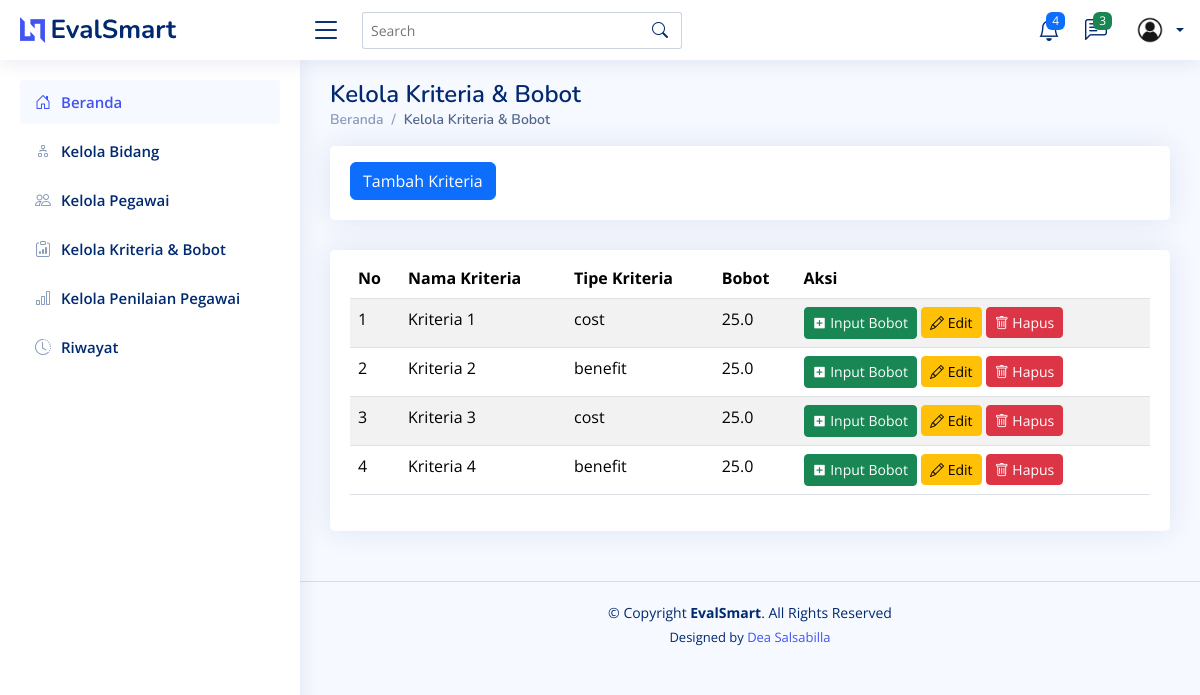
/kriteria/, run on the app's committed database.
### testing/models.py (models this page shows, shortened)
class Kriteria(models.Model):
    TIPE_CHOICES = [
        ('benefit', 'Benefit'),
        ('cost', 'Cost'),
    ]
    id = models.AutoField(primary_key=True)  # ID otomatis
    nama = models.CharField(max_length=100)  # Nama kriteria
    bobot = models.FloatField(default=0, null=False, blank=False)  # Bobot, default 0
    tipe = models.CharField(max_length=10, choices=TIPE_CHOICES, default='benefit')  # Tipe kriteria (Benefit/Cost)
    class Meta:
        verbose_name_plural = "Kriteria"
        ordering = ['nama']  # Urutkan berdasarkan nama secara default

### testing/views.py (the view)
# urls.py: path("kriteria/", views.kriteria, name="kriteria"),
def kriteria(request):
    kriterias = Kriteria.objects.all()
    return render(request, 'kriteria.html', {'kriterias' : kriterias})

### testing/templates/kriteria.html (shortened to what this page needs)
<!DOCTYPE html>
<html lang="en">
  <head>
    {% load static %}
    <link href="{% static 'assets/vendor/bootstrap/css/bootstrap.min.css' %}" rel="stylesheet" />
    <link href="{% static 'assets/vendor/bootstrap-icons/bootstrap-icons.css' %}" rel="stylesheet" />
    <link href="{% static 'assets/vendor/boxicons/css/boxicons.min.css' %}" rel="stylesheet" />
    <link href="{% static 'assets/vendor/quill/quill.snow.css' %}" rel="stylesheet" />
    <link href="{% static 'assets/vendor/quill/quill.bubble.css' %}" rel="stylesheet" />
    <link href="{% static 'assets/vendor/remixicon/remixicon.css' %}" rel="stylesheet" />
    <link href="{% static 'assets/vendor/simple-datatables/style.css' %}" rel="stylesheet" />
    <link href="{% static 'assets/css/style.css' %}" rel="stylesheet" />
  </head>
  <body>
    {% include 'partials/header.html' %}
    {% include 'partials/sidebar.html' %}
    <main id="main" class="main">
      <div class="pagetitle">
        <h1>Kelola Kriteria & Bobot</h1>
        <nav>
          <ol class="breadcrumb">
            <li class="breadcrumb-item">
              <a href="{% url 'home' %}">Beranda</a>
            </li>
            <li class="breadcrumb-item active">Kelola Kriteria & Bobot</li>
          </ol>
        </nav>
      </div>
      <div class="row">
        <div class="col-lg-12">
          <div class="card">
            <div class="card-body">
              <button class="btn btn-primary mt-3"><a href="{% url 'tambah_kriteria' %}" style="color: white; text-decoration: none;">Tambah Kriteria</a></button>
            </div>
          </div>
        </div>
      </div>
      <section class="section">
        <div class="row">
          <div class="col-lg-12">
            <div class="card">
              <div class="card-body">
                <table class="table table-striped mt-2">
                  <thead>
                    <tr>
                      <th scope="col">No</th>
                      <th scope="col">Nama Kriteria</th>
                      <th scope="col">Tipe Kriteria</th>
                      <th scope="col">Bobot</th>
                      <th scope="col">Aksi</th>
                    </tr>
                  </thead>
                  <tbody>
                    {% for kriteria in kriterias %}
                      <tr>
                        <td>{{ forloop.counter }}</td>
                        <td>{{ kriteria.nama }}</td>
                        <td>{{ kriteria.tipe }}</td>
                        <td>{{ kriteria.bobot }}</td>
                        <td>
                          <a href="{% url 'input_bobot' kriteria.id %}" class="btn btn-success btn-sm"><i class="ri-add-box-fill"></i> Input Bobot</a>
                          <a href="{% url 'edit_kriteria' kriteria.id %}" class="btn btn-warning btn-sm"><i class="bi bi-pencil"></i> Edit</a>
                          <form action="{% url 'delete_kriteria' kriteria.id %}" method="post" style="display:inline;">
                            <button type="submit" class="btn btn-danger btn-sm" onclick="return confirm('Apakah Anda yakin ingin menghapus bidang ini?');"><i class="bi bi-trash"></i> Hapus</button>
                          </form>
                        </td>
                      </tr>
                    {% empty %}
                      <tr>
                        <td colspan="3" class="text-center">Tidak ada data</td>
                      </tr>
                    {% endfor %}
                  </tbody>
                </table>
              </div>
            </div>
          </div>
        </div>
      </section>
    </main>
    {% include 'partials/footer.html' %}
  </body>
</html>

### testing/static/assets/css/style.css (style rules this page uses)
:root { scroll-behavior: smooth; }
body { font-family: "Open Sans", sans-serif; background: #f6f9ff; color: #444444; }
a { color: #4154f1; text-decoration: none; }
h1, h2, h3, h4, h5, h6 { font-family: "Nunito", sans-serif; }
#main { margin-top: 60px; padding: 20px 30px; transition: all 0.3s; }
.pagetitle { margin-bottom: 10px; }
.pagetitle h1 { font-size: 24px; margin-bottom: 0; font-weight: 600; color: #012970; }
.card { margin-bottom: 30px; border: none; border-radius: 5px; box-shadow: 0px 0 30px rgba(1, 41, 112, 0.1); }
.card-body { padding: 0 20px 20px 20px; }
.breadcrumb { font-size: 14px; font-family: "Nunito", sans-serif; color: #899bbd; font-weight: 600; }
.breadcrumb a { color: #899bbd; transition: 0.3s; }
.breadcrumb .breadcrumb-item::before { color: #899bbd; }
.breadcrumb .active { color: #51678f; font-weight: 600; }
@media (min-width: 1200px) { #main, #footer { margin-left: 300px; } }

### data on the page
Kriteria: nama "Kriteria 1", tipe "cost", bobot "25.0"
Kriteria: nama "Kriteria 2", tipe "benefit", bobot "25.0"
Kriteria: nama "Kriteria 3", tipe "cost", bobot "25.0"
Kriteria: nama "Kriteria 4", tipe "benefit", bobot "25.0"
